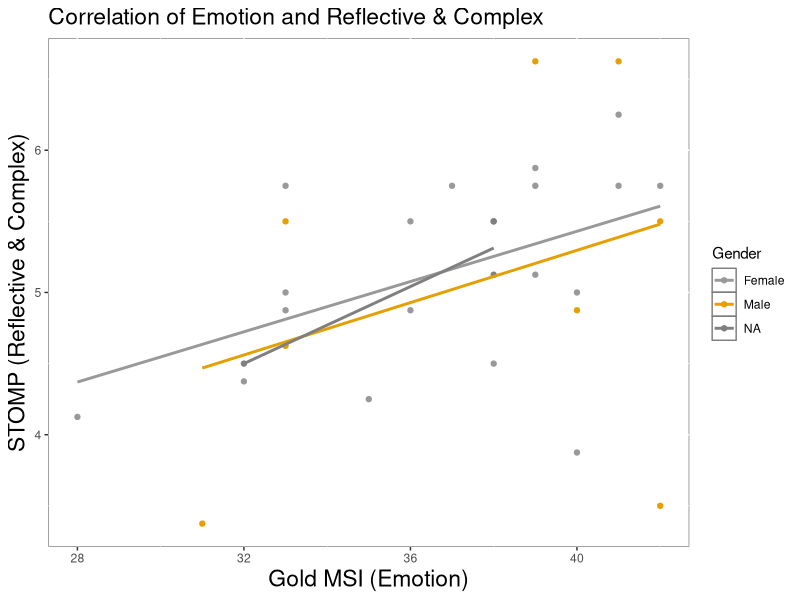
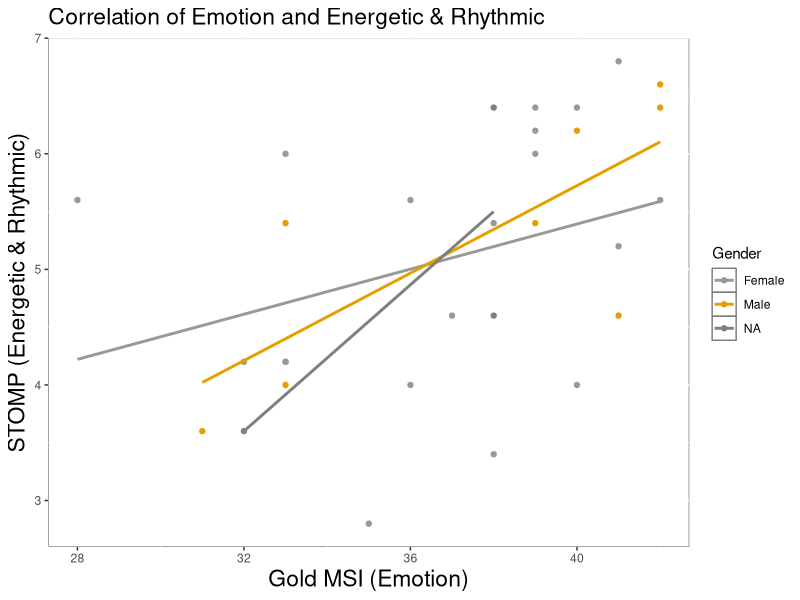

Write the R code that produced these figures, in order. (Note: this script raises an error after producing the figures.)
#------------------------ 前置作業開始----------------------#

setwd("~/Documents/Panc/Research/Research skills/lab1")

gMSI_STOMP = read.csv("_Lab1_dataset_v2.csv")

# install.packages("data.table")
library(data.table)
gMSI_STOMP = as.data.table(gMSI_STOMP)

View(gMSI_STOMP)
# colnames(gMSI_STOMP)

# filter out outlier
gMSI_STOMP = gMSI_STOMP[F1ActiveEngagement<100,]
gMSI_STOMP = gMSI_STOMP[,-14]

setnames(gMSI_STOMP,c("ParticipantNo","Age","Gender",
                      "F1ActiveEngagement","F2PerceptualAbilities",
                      "F3MusicalTraining","F5Emotions","F4SingingAbilities",
                      "FGGeneralSophistication","ReflectiveComplex",
                      "IntenseRebellious","UpbeatConventional","EnergeticRhythmic"),
         c('No', 'Age', 'Gender', 'F1AE', 'F2PA', 'F3MT',
           'F5EM', 'F4SA', 'FG', 'S1RC', 'S2IR', 'S3UB','S4ER'))

View(gMSI_STOMP)
# seperate
# gMSI = gMSI_STOMP[,c(1:9,15:19)]
# View(gMSI)
# 
# STOMP = gMSI_STOMP[,c(1:3,10:13)]
# View(STOMP)

# pearson's correlation
# spearman's correlation
library(Hmisc)

gmsi_origin = gMSI_STOMP[,c(1:13)]
# stomp = STOMP[,c(2,4:7)]
gmsi_sqrt = gMSI_STOMP[,c(1:3,10:19)]
# View(gmsi_origin)
# View(gmsi_sqrt)
#------------------------ 前置作業end----------------------#
summary(gMSI_STOMP)
install.packages("lattice")
install.packages("ggplot2")
# install.packages("survival")
install.packages("Hmisc")

# no transformation
corr_s = rcorr(as.matrix(gmsi_origin[,c(2:13)]), type = "spearman")

print(corr_s)
# transformation
corr_p = rcorr(as.matrix(gmsi_sqrt[,c(2:13)]), type = "pearson")
print(corr_p)


#------------------plots--------------------#


install.packages("gglot2")
library(ggplot2)

gMSI_STOMP$Gender = as.character(gMSI_STOMP$Gender)
View(gMSI_STOMP)
gMSI_STOMP$Gender[gMSI_STOMP$Gender == "1"] <- "Female"
gMSI_STOMP$Gender[gMSI_STOMP$Gender == "2"] <- "Male"
gMSI_STOMP$Gender = as.factor(gMSI_STOMP$Gender)

# gMSI_STOMP[Gender == "1", ifelse(Gender == "1","Female","Male"]
# View(gMSI_STOMP)

# F5//S1RC

ggplot(gMSI_STOMP, aes(x = F5EM, y = S1RC, color = Gender)) + 
  geom_point(na.rm = TRUE) + 
  geom_smooth(method = "lm", se=FALSE) +
  scale_color_manual(values=c("#999999", "#E69F00"))+
  theme(
    panel.background = element_rect(fill = "white", colour = "grey50"),
    plot.title = element_text(size = rel(1.5)),
    axis.title.x = element_text(size = rel(1.5)),
    axis.title.y = element_text(size = rel(1.5)))+
  labs(
    title = "Correlation of Emotion and Reflective & Complex",
    x = "Gold MSI (Emotion)",
    y = "STOMP (Reflective & Complex)"
  )



# F5//S4ER
ggplot(gMSI_STOMP, aes(x = F5EM, y = S4ER, color = Gender)) + 
  geom_point(na.rm = TRUE) + 
  geom_smooth(method = "lm", se=FALSE) +
  scale_color_manual(values=c("#999999", "#E69F00"))+
  theme(
    panel.background = element_rect(fill = "white", colour = "grey50"),
    plot.title = element_text(size = rel(1.5)),
    axis.title.x = element_text(size = rel(1.5)),
    axis.title.y = element_text(size = rel(1.5), angle = 90))+
  labs(
    title = "Correlation of Emotion and Energetic & Rhythmic",
    x = "Gold MSI (Emotion)",
    y = "STOMP (Energetic & Rhythmic)"
  )
gMSI_STOMP[, lapply(.SD, mean) ,by = Gender]
gMSI_STOMP[, lapply(.SD, sd) ,by = Gender]
gMSI_STOMP[, lapply(.SD, mean),]
gMSI_STOMP[, lapply(.SD, sd),]


  
